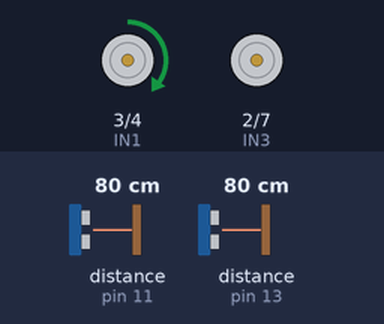
Bench run of a sketch on a simulated Arduino Uno, built with avr-gcc and run on an emulated ATmega328P. Shown: motor-driver pin pairs drawn as motors (green arrow = first pin HIGH = forward, orange = second pin HIGH = backward, longer = more drive, scaled by the enable pin). The inputs (shaded band) are chosen by the test bench; at power-on: distance to the obstacle (sensors on pin 13, pin 11) 80 cm. The echo pulse lasts 58.3 µs per cm; what the sketch prints to the serial monitor is not drawn.

Above: at 1.2 s.
1.3 s: distance to the obstacle (sensor on pin 13) set to 11 cm
2.8 s: distance to the obstacle (sensor on pin 13) set to 8 cm
At 3.2 s:
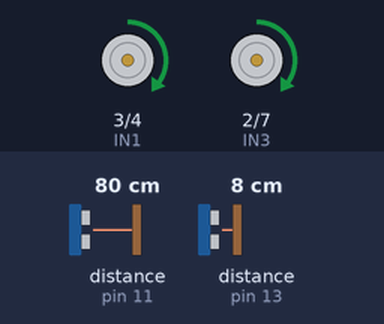
4.3 s: distance to the obstacle (sensor on pin 11) set to 9 cm
5.8 s: distance to the obstacle (sensor on pin 11) set to 6 cm
At 6.8 s:
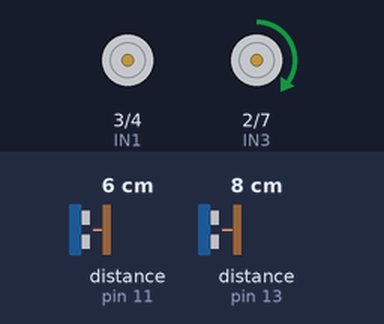
7.3 s: distance to the obstacle (sensor on pin 11) set to 18 cm
At 7.9 s:
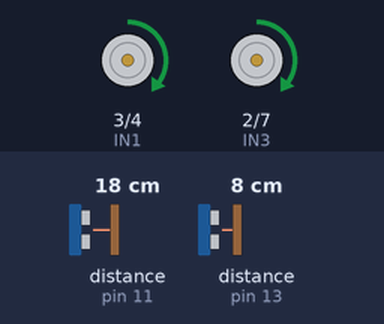
8.8 s: distance to the obstacle (sensor on pin 11) set to 2 cm
At 10.2 s:
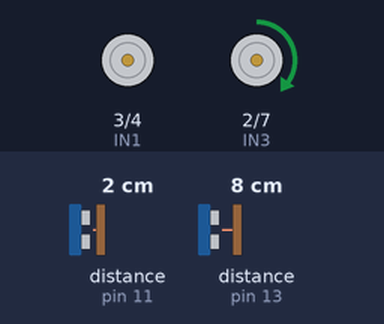
Timing chart, 0 to 11.3 s (numbered marks = the images above; inputs shaded):
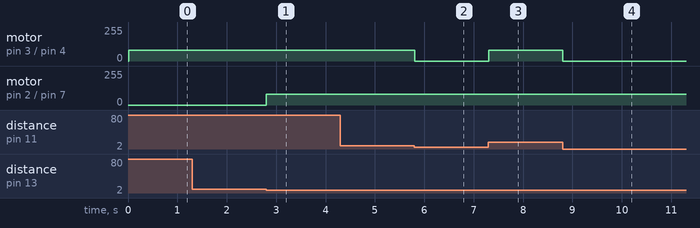

The sketch:

rightHugging.ino
```cpp
#include <NewPing.h>


// Motor control pins
#define IN4 7
#define IN3 2
#define IN2 4
#define IN1 3
#define ENA 5
#define ENB 6

// Ultrasonic sensor pins
#define TRIGGER_PINF  10
#define ECHO_PINF     11
#define TRIGGER_PINL  8
#define ECHO_PINL     9
#define TRIGGER_PINR  12
#define ECHO_PINR     13
#define MAX_DISTANCE  200

// Wall Follower Parameters
#define MaxFront      8
#define FrontSlow     13
#define sideDistance   7
#define oppSDistance   9
#define defRSpeed   80
#define defLSpeed   80
#define slowRSpeed   80
#define slowLSpeed   80

int leftSpeed = defLSpeed;
int rightSpeed = defRSpeed;

NewPing sonarF(TRIGGER_PINF, ECHO_PINF, MAX_DISTANCE);
NewPing sonarL(TRIGGER_PINL, ECHO_PINL, MAX_DISTANCE);
NewPing sonarR(TRIGGER_PINR, ECHO_PINR, MAX_DISTANCE);

int distanceF, distanceR, distanceL, currentOrient;
void setup() {

  Serial.begin(115200);
  pinMode(IN1, OUTPUT);
  pinMode(IN2, OUTPUT);
  pinMode(IN3, OUTPUT);
  pinMode(IN4, OUTPUT);
  pinMode(ENA, OUTPUT);
  pinMode(ENB, OUTPUT);
  pinMode(13, INPUT);

}


void loop() {
  //Membaca Sensor Ultrasonik Depan
  distanceF = sonarF.ping_cm();
  //Membaca Sensor Ultrasonik Kiri (Gunakan apabila menggunakan Logika Left Wall Hugging)
  //distanceL = sonarL.ping_cm();
  //Membaca Sensor Ultrasonik Kanan (Gunakan apabila menggunakan Logika Right Wall Hugging)
  distanceR = sonarR.ping_cm();
  Serial.print(distanceF);
  Serial.print(", ");
  Serial.println(distanceR);

  if(distanceF < FrontSlow){
    leftSpeed = slowLSpeed;
    rightSpeed = slowRSpeed;
  }else {
    leftSpeed = defLSpeed;
    rightSpeed = defRSpeed;
  }

  //Logika Right Wall Hugging
  if(distanceF < MaxFront){
    if (distanceR > MaxFront){
    //Belok ke Kanan apabila depan Robot terdapat tembok dan sensor R tidak terdapat tembok
      motorControl(1,0,0,0, defLSpeed, defRSpeed);
    }else {
    //Belok ke Kanan apabila depan Robot terdapat tembok dan sensor R terdapat tembok
      motorControl(0,0,1,0, defLSpeed, defRSpeed);
    }
  }

  //Ganti variable distanceL ke variable distanceR apabila menggunakan logkia Right Wall Hugging
  else if (distanceR > sideDistance + 2){
    //Belok ke Kanan untuk mendekati tembok Kanan apabila jarak robot terlalu jajuh dari tembok
    motorControl(1,0,0,0, leftSpeed, rightSpeed);
  }

  else if (distanceR < sideDistance - 2){
    //Belok ke Kiri apabila jarak robot terlalu dekat dengan tembok untuk menjauh
    motorControl(0,0,1,0, leftSpeed, rightSpeed);
  }

  else {
    //Apabila tidak terdeteksi apapun pada decision diatas robot akan maju
    motorControl(1,0,1,0, leftSpeed, rightSpeed);
  }
}


void motorControl(int In1, int In2, int In3, int In4, int SpeedL, int SpeedR){
  digitalWrite(IN1, In1);
  digitalWrite(IN2, In2);
  digitalWrite(IN3, In3);
  digitalWrite(IN4, In4);
  analogWrite(ENA, SpeedL);
  analogWrite(ENB, SpeedR);
}
```

Measured:
- the behaviour switches between 10 and 9 cm on distance to the obstacle (sensor on pin 13) (found by bisection; images 0 and 1)
- the behaviour switches between 8 and 7 cm on distance to the obstacle (sensor on pin 11) (found by bisection; images 1 and 2)
- after the input at 2.8 s, motor on pin 2 (IN3) / pin 7 (IN4): stopped → forward 80/255 at once
- after the input at 5.8 s, motor on pin 3 (IN1) / pin 4 (IN2): forward 80/255 → stopped at once
- after the input at 7.3 s, motor on pin 3 (IN1) / pin 4 (IN2): stopped → forward 80/255 at once
- after the input at 8.8 s, motor on pin 3 (IN1) / pin 4 (IN2): forward 80/255 → stopped at once
